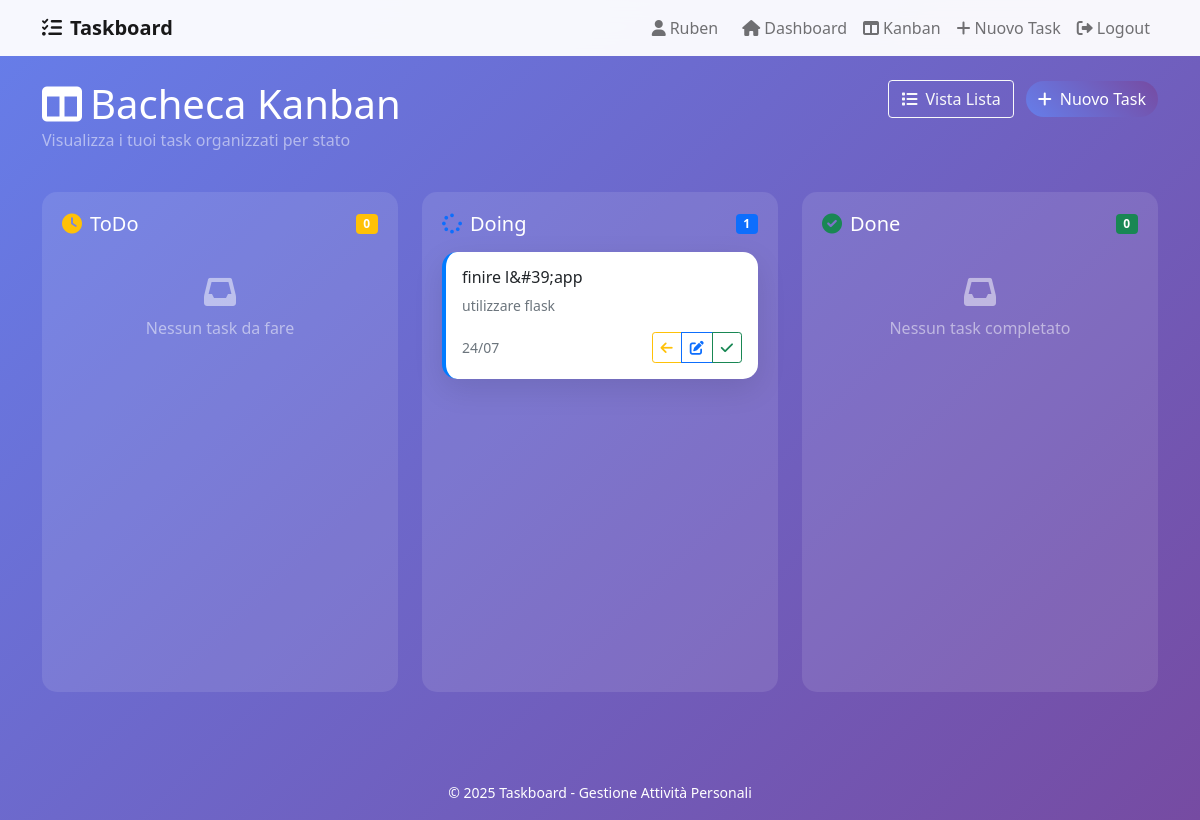
Before: /kanban (signed in) with the older database file.
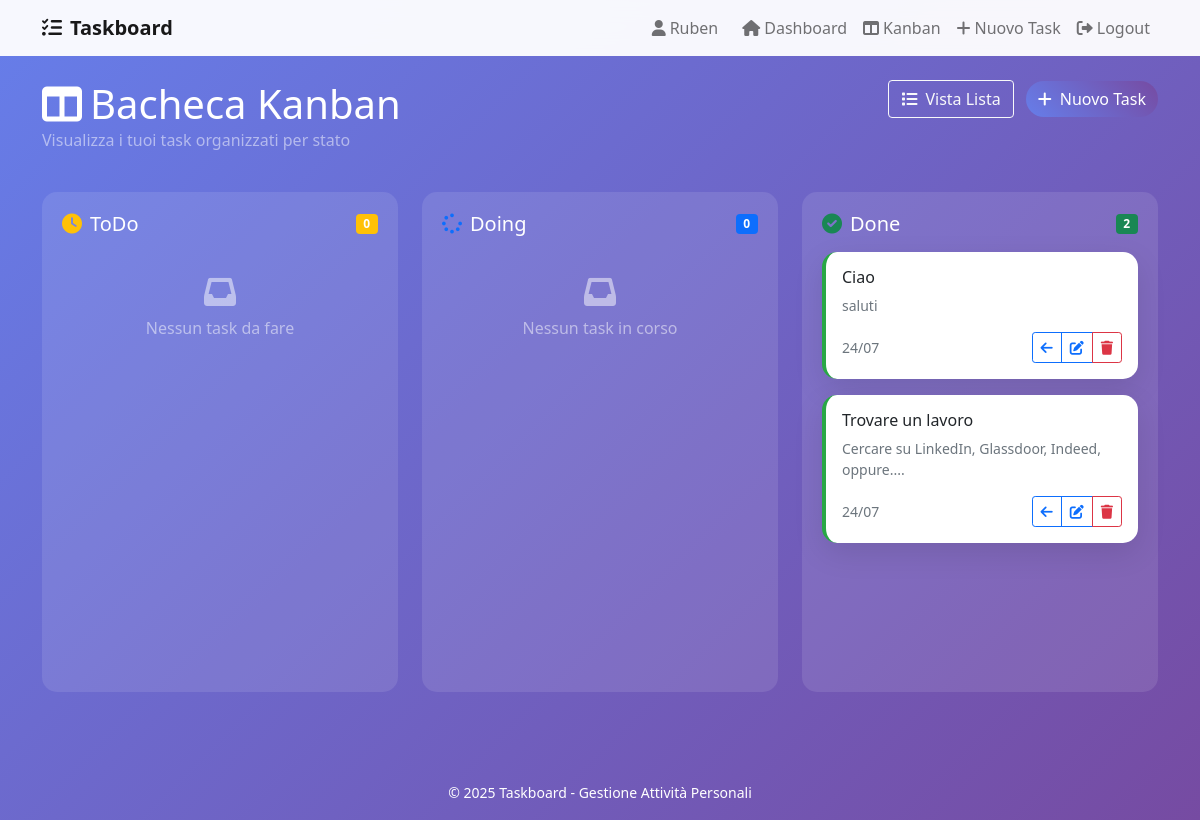
After: the same page with the newer database file.
### tables this page shows
CREATE TABLE tasks (
                        task_id INTEGER PRIMARY KEY AUTOINCREMENT,
                        title TEXT NOT NULL,
                        description TEXT,
                        status TEXT NOT NULL DEFAULT 'ToDo',
                        user_id INTEGER NOT NULL,
                        created_at TIMESTAMP DEFAULT CURRENT_TIMESTAMP,
                        updated_at TIMESTAMP DEFAULT CURRENT_TIMESTAMP,
                        FOREIGN KEY (user_id) REFERENCES users (user_id) ON DELETE CASCADE
                    );

### main_flask.py (the view)
@app.route('/kanban')
def kanban():
    if 'user_id' not in session:
        return redirect(url_for('login'))
    user_id = session['user_id']
    tasks = db_manager.get_tasks_by_user(user_id)
    kanban_data = {
        'todo': [t for t in tasks if t.status == Task.STATUS_TODO],
        'doing': [t for t in tasks if t.status == Task.STATUS_DOING],
        'done': [t for t in tasks if t.status == Task.STATUS_DONE]
    }
    return render_template('kanban.html', kanban=kanban_data)

### database.py (called while the page is built)
    def get_connection(self) -> sqlite3.Connection:
        conn = sqlite3.connect(self.db_path)
        conn.row_factory = sqlite3.Row  # Permette l'accesso per nome colonna
        return conn

    def get_tasks_by_user(self, user_id: int) -> List[Task]:
        try:
            with self.get_connection() as conn:
                cursor = conn.cursor()
                cursor.execute('''
                    SELECT * FROM tasks
                    WHERE user_id = ?
                    ORDER BY created_at DESC
                ''', (user_id,))
                rows = cursor.fetchall()
                return [Task(
                    task_id=row['task_id'],
                    title=row['title'],
                    description=row['description'],
                    status=row['status'],
                    user_id=row['user_id']
                ) for row in rows]
        except sqlite3.Error as e:
            print(f"Errore durante il recupero dei task: {e}")
            return []

### templates/kanban.html (shortened to what the changed rows need)
{% extends "base.html" %}
{% block content %}
<div class="row mb-4">
    <div class="col">
        <h1 class="text-white mb-0">
            <i class="fas fa-columns me-2"></i>Bacheca Kanban
        </h1>
    </div>
</div>
<div class="row">
    <div class="col-md-4 mb-4">
        <div class="kanban-column">
            <div class="d-flex justify-content-between align-items-center mb-3">
                <h5 class="text-white mb-0">
                    <i class="fas fa-spinner text-primary me-2"></i>Doing
                </h5>
                <span class="badge bg-primary">{{ kanban.doing|length }}</span>
            </div>
            {% for task in kanban.doing %}
            <div class="card task-card task-doing mb-3">
                <div class="card-body">
                    <h6 class="card-title">{{ task.title }}</h6>
                    {% if task.description %}
                    <p class="card-text text-muted small">
                        {{ task.description[:80] }}{% if task.description|length > 80 %}...{% endif %}
                    </p>
                    {% endif %}
                    <div class="d-flex justify-content-between align-items-center">
                        <small class="text-muted">
                            {{ task.created_at.strftime('%d/%m') }}
                        </small>
                        <div class="btn-group btn-group-sm">
                            <button type="button" class="btn btn-outline-warning btn-sm"
                                    onclick="changeStatus({{ task.task_id }}, 'ToDo')"
                                    title="Sposta in ToDo">
                                <i class="fas fa-arrow-left"></i>
                            </button>
                            <a href="{{ url_for('edit_task', task_id=task.task_id) }}"
                               class="btn btn-outline-primary btn-sm">
                                <i class="fas fa-edit"></i>
                            </a>
                            <button type="button" class="btn btn-outline-success btn-sm"
                                    onclick="changeStatus({{ task.task_id }}, 'Done')"
                                    title="Sposta in Done">
                                <i class="fas fa-check"></i>
                            </button>
                        </div>
                    </div>
                </div>
            </div>
            {% else %}
            <div class="text-center text-white-50 py-4">
                <i class="fas fa-inbox fa-2x mb-2"></i>
                <p class="mb-0">Nessun task in corso</p>
            </div>
            {% endfor %}
        </div>
    </div>
    <div class="col-md-4 mb-4">
        <div class="kanban-column">
            <div class="d-flex justify-content-between align-items-center mb-3">
                <h5 class="text-white mb-0">
                    <i class="fas fa-check-circle text-success me-2"></i>Done
                </h5>
                <span class="badge bg-success">{{ kanban.done|length }}</span>
            </div>
            {% for task in kanban.done %}
            <div class="card task-card task-done mb-3">
                <div class="card-body">
                    <h6 class="card-title">{{ task.title }}</h6>
                    {% if task.description %}
                    <p class="card-text text-muted small">
                        {{ task.description[:80] }}{% if task.description|length > 80 %}...{% endif %}
                    </p>
                    {% endif %}
                    <div class="d-flex justify-content-between align-items-center">
                        <small class="text-muted">
                            {{ task.created_at.strftime('%d/%m') }}
                        </small>
                        <div class="btn-group btn-group-sm">
                            <button type="button" class="btn btn-outline-primary btn-sm"
                                    onclick="changeStatus({{ task.task_id }}, 'Doing')"
                                    title="Sposta in Doing">
                                <i class="fas fa-arrow-left"></i>
                            </button>
                            <a href="{{ url_for('edit_task', task_id=task.task_id) }}"
                               class="btn btn-outline-primary btn-sm">
                                <i class="fas fa-edit"></i>
                            </a>
                            <button type="button" class="btn btn-outline-danger btn-sm"
                                    onclick="deleteTask({{ task.task_id }}, '{{ task.title }}')"
                                    title="Elimina task">
                                <i class="fas fa-trash"></i>
                            </button>
                        </div>
                    </div>
                </div>
            </div>
            {% else %}
            <div class="text-center text-white-50 py-4">
                <i class="fas fa-inbox fa-2x mb-2"></i>
                <p class="mb-0">Nessun task completato</p>
            </div>
            {% endfor %}
        </div>
    </div>
</div>
{% endblock %}

Changed rows visible on the page:
removed tasks: title "finire l&#39;app", description "utilizzare flask", created_at "24/07", shown under "Doing"
added tasks: title "Ciao", description "saluti", created_at "24/07", shown under "Done"
added tasks: title "Trovare un lavoro", description "Cercare su LinkedIn, Glassdoor, Indeed, oppure....", created_at "24/07", shown under "Done"
Other visible differences:
{{ kanban.doing|length }}: "1" → "0"
{{ kanban.done|length }}: "0" → "2"
text no longer shown: "Nessun task completato"
text now shown: "Nessun task in corso"
